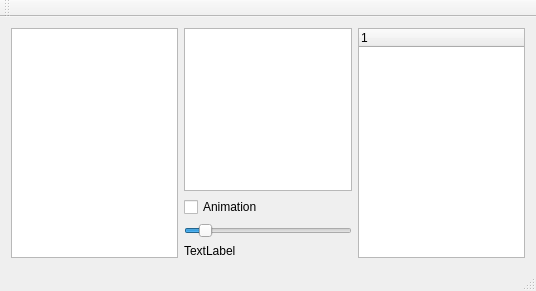
<?xml version="1.0" encoding="UTF-8"?>
<ui version="4.0">
 <class>MainWindowClass</class>
 <widget class="QMainWindow" name="MainWindowClass">
  <property name="geometry">
   <rect>
    <x>0</x>
    <y>0</y>
    <width>536</width>
    <height>291</height>
   </rect>
  </property>
  <property name="windowTitle">
   <string>defviewer</string>
  </property>
  <widget class="QWidget" name="centralWidget">
   <layout class="QGridLayout" name="gridLayout">
    <item row="0" column="0" rowspan="7">
     <widget class="QTreeView" name="treeView">
      <property name="sizePolicy">
       <sizepolicy hsizetype="Preferred" vsizetype="Expanding">
        <horstretch>0</horstretch>
        <verstretch>0</verstretch>
       </sizepolicy>
      </property>
     </widget>
    </item>
    <item row="0" column="1" rowspan="4">
     <widget class="QGraphicsView" name="graphicsView"/>
    </item>
    <item row="0" column="5" rowspan="7">
     <widget class="QTreeWidget" name="treeWidgetFrames">
      <property name="sizePolicy">
       <sizepolicy hsizetype="Preferred" vsizetype="Expanding">
        <horstretch>0</horstretch>
        <verstretch>0</verstretch>
       </sizepolicy>
      </property>
      <column>
       <property name="text">
        <string notr="true">1</string>
       </property>
      </column>
     </widget>
    </item>
    <item row="6" column="1">
     <widget class="QLabel" name="label">
      <property name="sizePolicy">
       <sizepolicy hsizetype="Fixed" vsizetype="Fixed">
        <horstretch>0</horstretch>
        <verstretch>0</verstretch>
       </sizepolicy>
      </property>
      <property name="text">
       <string>TextLabel</string>
      </property>
     </widget>
    </item>
    <item row="4" column="1">
     <widget class="QCheckBox" name="checkBox">
      <property name="sizePolicy">
       <sizepolicy hsizetype="Fixed" vsizetype="Fixed">
        <horstretch>0</horstretch>
        <verstretch>0</verstretch>
       </sizepolicy>
      </property>
      <property name="text">
       <string>Animation</string>
      </property>
     </widget>
    </item>
    <item row="5" column="1">
     <widget class="QSlider" name="horizontalSlider">
      <property name="minimum">
       <number>1</number>
      </property>
      <property name="maximum">
       <number>100</number>
      </property>
      <property name="sliderPosition">
       <number>10</number>
      </property>
      <property name="orientation">
       <enum>Qt::Horizontal</enum>
      </property>
     </widget>
    </item>
   </layout>
  </widget>
  <widget class="QMenuBar" name="menuBar">
   <property name="geometry">
    <rect>
     <x>0</x>
     <y>0</y>
     <width>536</width>
     <height>21</height>
    </rect>
   </property>
  </widget>
  <widget class="QToolBar" name="mainToolBar">
   <attribute name="toolBarArea">
    <enum>TopToolBarArea</enum>
   </attribute>
   <attribute name="toolBarBreak">
    <bool>false</bool>
   </attribute>
  </widget>
  <widget class="QStatusBar" name="statusBar"/>
 </widget>
 <layoutdefault spacing="6" margin="11"/>
 <resources/>
 <connections/>
</ui>
